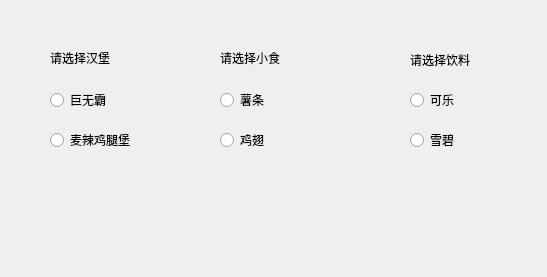
<?xml version="1.0" encoding="UTF-8"?>
<ui version="4.0">
 <class>Widget</class>
 <widget class="QWidget" name="Widget">
  <property name="geometry">
   <rect>
    <x>0</x>
    <y>0</y>
    <width>547</width>
    <height>277</height>
   </rect>
  </property>
  <property name="windowTitle">
   <string>Widget</string>
  </property>
  <widget class="QLabel" name="label">
   <property name="geometry">
    <rect>
     <x>50</x>
     <y>50</y>
     <width>81</width>
     <height>16</height>
    </rect>
   </property>
   <property name="text">
    <string>请选择汉堡</string>
   </property>
  </widget>
  <widget class="QLabel" name="label_2">
   <property name="geometry">
    <rect>
     <x>220</x>
     <y>50</y>
     <width>81</width>
     <height>16</height>
    </rect>
   </property>
   <property name="text">
    <string>请选择小食</string>
   </property>
  </widget>
  <widget class="QLabel" name="label_3">
   <property name="geometry">
    <rect>
     <x>410</x>
     <y>50</y>
     <width>61</width>
     <height>20</height>
    </rect>
   </property>
   <property name="text">
    <string>请选择饮料</string>
   </property>
  </widget>
  <widget class="QRadioButton" name="radioButton">
   <property name="geometry">
    <rect>
     <x>50</x>
     <y>90</y>
     <width>88</width>
     <height>20</height>
    </rect>
   </property>
   <property name="text">
    <string>巨无霸</string>
   </property>
  </widget>
  <widget class="QRadioButton" name="radioButton_2">
   <property name="geometry">
    <rect>
     <x>50</x>
     <y>130</y>
     <width>88</width>
     <height>20</height>
    </rect>
   </property>
   <property name="text">
    <string>麦辣鸡腿堡</string>
   </property>
  </widget>
  <widget class="QRadioButton" name="radioButton_3">
   <property name="geometry">
    <rect>
     <x>220</x>
     <y>90</y>
     <width>88</width>
     <height>20</height>
    </rect>
   </property>
   <property name="text">
    <string>薯条</string>
   </property>
  </widget>
  <widget class="QRadioButton" name="radioButton_4">
   <property name="geometry">
    <rect>
     <x>220</x>
     <y>130</y>
     <width>88</width>
     <height>20</height>
    </rect>
   </property>
   <property name="text">
    <string>鸡翅</string>
   </property>
  </widget>
  <widget class="QRadioButton" name="radioButton_5">
   <property name="geometry">
    <rect>
     <x>410</x>
     <y>90</y>
     <width>88</width>
     <height>20</height>
    </rect>
   </property>
   <property name="text">
    <string>可乐</string>
   </property>
  </widget>
  <widget class="QRadioButton" name="radioButton_6">
   <property name="geometry">
    <rect>
     <x>410</x>
     <y>130</y>
     <width>88</width>
     <height>20</height>
    </rect>
   </property>
   <property name="text">
    <string>雪碧</string>
   </property>
  </widget>
 </widget>
 <resources/>
 <connections/>
</ui>
